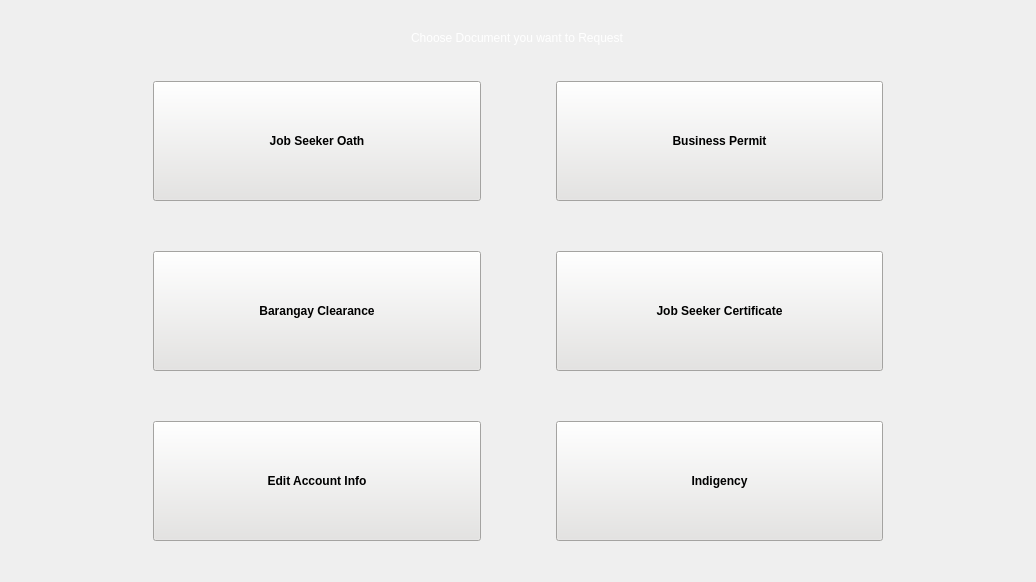
      <widget class="QWidget" name="select_doc">
       <layout class="QVBoxLayout" name="verticalLayout_8">
        <item>
         <widget class="QFrame" name="frame_9">
          <property name="styleSheet">
           <string notr="true">background-color: transparent;</string>
          </property>
          <property name="frameShape">
           <enum>QFrame::StyledPanel</enum>
          </property>
          <property name="frameShadow">
           <enum>QFrame::Raised</enum>
          </property>
          <layout class="QVBoxLayout" name="verticalLayout_6">
           <item alignment="Qt::AlignTop">
            <widget class="QFrame" name="frame_10">
             <property name="frameShape">
              <enum>QFrame::StyledPanel</enum>
             </property>
             <property name="frameShadow">
              <enum>QFrame::Raised</enum>
             </property>
             <layout class="QVBoxLayout" name="verticalLayout_7">
              <item alignment="Qt::AlignHCenter">
               <widget class="QLabel" name="label_4">
                <property name="styleSheet">
                 <string notr="true">color: rgb(255, 255, 255);
font: 30pt &quot;Times New Roman&quot;;</string>
                </property>
                <property name="text">
                 <string>Choose Document you want to Request</string>
                </property>
               </widget>
              </item>
             </layout>
            </widget>
           </item>
           <item>
            <widget class="QFrame" name="frame_11">
             <property name="minimumSize">
              <size>
               <width>0</width>
               <height>500</height>
              </size>
             </property>
             <property name="frameShape">
              <enum>QFrame::StyledPanel</enum>
             </property>
             <property name="frameShadow">
              <enum>QFrame::Raised</enum>
             </property>
             <layout class="QHBoxLayout" name="horizontalLayout_5">
              <item>
               <spacer name="horizontalSpacer_3">
                <property name="orientation">
                 <enum>Qt::Horizontal</enum>
                </property>
                <property name="sizeHint" stdset="0">
                 <size>
                  <width>112</width>
                  <height>20</height>
                 </size>
                </property>
               </spacer>
              </item>
              <item>
               <widget class="QFrame" name="frame_12">
                <property name="sizePolicy">
                 <sizepolicy hsizetype="Preferred" vsizetype="Expanding">
                  <horstretch>0</horstretch>
                  <verstretch>0</verstretch>
                 </sizepolicy>
                </property>
                <property name="minimumSize">
                 <size>
                  <width>750</width>
                  <height>0</height>
                 </size>
                </property>
                <property name="frameShape">
                 <enum>QFrame::StyledPanel</enum>
                </property>
                <property name="frameShadow">
                 <enum>QFrame::Raised</enum>
                </property>
                <layout class="QGridLayout" name="gridLayout">
                 <property name="horizontalSpacing">
                  <number>75</number>
                 </property>
                 <property name="verticalSpacing">
                  <number>50</number>
                 </property>
                 <item row="0" column="0">
                  <widget class="QPushButton" name="btn_ftjsOath">
                   <property name="sizePolicy">
                    <sizepolicy hsizetype="Expanding" vsizetype="Expanding">
                     <horstretch>0</horstretch>
                     <verstretch>0</verstretch>
                    </sizepolicy>
                   </property>
                   <property name="styleSheet">
                    <string notr="true">QPushButton{
	font: 25 18pt &quot;Roboto Light&quot;;
	background-color: rgb(229, 228, 226);
font-weight: bold;
}
QPushButton:hover{
background-color: rgb(195, 195, 195);
}</string>
                   </property>
                   <property name="text">
                    <string>Job Seeker Oath</string>
                   </property>
                  </widget>
                 </item>
                 <item row="0" column="1">
                  <widget class="QPushButton" name="btn_permit">
                   <property name="sizePolicy">
                    <sizepolicy hsizetype="Expanding" vsizetype="Expanding">
                     <horstretch>0</horstretch>
                     <verstretch>0</verstretch>
                    </sizepolicy>
                   </property>
                   <property name="styleSheet">
                    <string notr="true">QPushButton{
	font: 25 18pt &quot;Roboto Light&quot;;
	background-color: rgb(229, 228, 226);
font-weight: bold;
}
QPushButton:hover{
background-color: rgb(195, 195, 195);
}</string>
                   </property>
                   <property name="text">
                    <string>Business Permit</string>
                   </property>
                  </widget>
                 </item>
                 <item row="1" column="0">
                  <widget class="QPushButton" name="btn_clearance">
                   <property name="sizePolicy">
                    <sizepolicy hsizetype="Expanding" vsizetype="Expanding">
                     <horstretch>0</horstretch>
                     <verstretch>0</verstretch>
                    </sizepolicy>
                   </property>
                   <property name="styleSheet">
                    <string notr="true">QPushButton{
	font: 25 16pt &quot;Roboto Light&quot;;
	background-color: rgb(229, 228, 226);
font-weight: bold;
}
QPushButton:hover{
background-color: rgb(195, 195, 195);
}</string>
                   </property>
                   <property name="text">
                    <string>Barangay Clearance</string>
                   </property>
                  </widget>
                 </item>
                 <item row="1" column="1">
                  <widget class="QPushButton" name="btn_certificate">
                   <property name="sizePolicy">
                    <sizepolicy hsizetype="Expanding" vsizetype="Expanding">
                     <horstretch>0</horstretch>
                     <verstretch>0</verstretch>
                    </sizepolicy>
                   </property>
                   <property name="styleSheet">
                    <string notr="true">QPushButton{
	font: 25 14pt &quot;Roboto Light&quot;;
	background-color: rgb(229, 228, 226);
font-weight: bold;
}
QPushButton:hover{
background-color: rgb(195, 195, 195);
}</string>
                   </property>
                   <property name="text">
                    <string>Job Seeker Certificate</string>
                   </property>
                  </widget>
                 </item>
                 <item row="2" column="0">
                  <widget class="QPushButton" name="btn_editacc">
                   <property name="sizePolicy">
                    <sizepolicy hsizetype="Expanding" vsizetype="Expanding">
                     <horstretch>0</horstretch>
                     <verstretch>0</verstretch>
                    </sizepolicy>
                   </property>
                   <property name="styleSheet">
                    <string notr="true">QPushButton{
	font: 25 16pt &quot;Roboto Light&quot;;
	background-color: rgb(229, 228, 226);
font-weight: bold;
}
QPushButton:hover{
background-color: rgb(195, 195, 195);
}</string>
                   </property>
                   <property name="text">
                    <string>Edit Account Info</string>
                   </property>
                  </widget>
                 </item>
                 <item row="2" column="1">
                  <widget class="QPushButton" name="btn_indigency">
                   <property name="sizePolicy">
                    <sizepolicy hsizetype="Expanding" vsizetype="Expanding">
                     <horstretch>0</horstretch>
                     <verstretch>0</verstretch>
                    </sizepolicy>
                   </property>
                   <property name="styleSheet">
                    <string notr="true">QPushButton{
	font: 25 18pt &quot;Roboto Light&quot;;
	background-color: rgb(229, 228, 226);
font-weight: bold;
}
QPushButton:hover{
background-color: rgb(195, 195, 195);
}</string>
                   </property>
                   <property name="text">
                    <string>Indigency</string>
                   </property>
                  </widget>
                 </item>
                </layout>
               </widget>
              </item>
              <item>
               <spacer name="horizontalSpacer_4">
                <property name="orientation">
                 <enum>Qt::Horizontal</enum>
                </property>
                <property name="sizeHint" stdset="0">
                 <size>
                  <width>112</width>
                  <height>20</height>
                 </size>
                </property>
               </spacer>
              </item>
             </layout>
            </widget>
           </item>
          </layout>
         </widget>
        </item>
       </layout>
      </widget>
